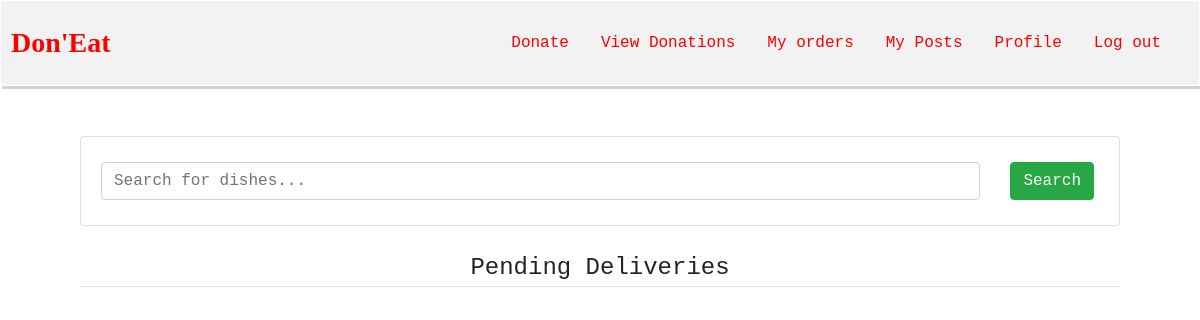
The app's page /pendingDeliveries/ (signed in), older data.
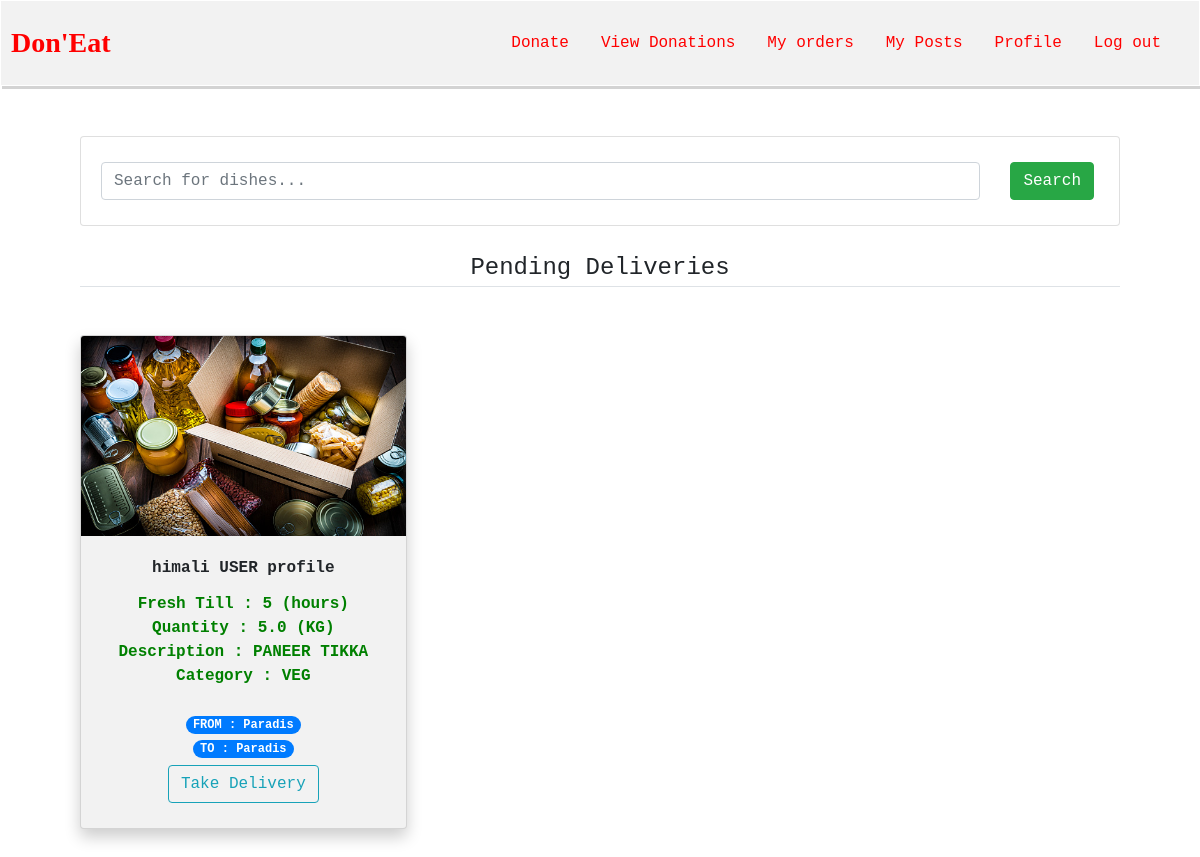
The same page, newer data.
### posts/models.py (models this page shows, shortened)
class Item(models.Model):
    posting_organization = models.ForeignKey(ProfileModel,on_delete=models.CASCADE,null=True,related_name = 'posting_organization')
    ordering_organization = models.ForeignKey(ProfileModel,on_delete=models.CASCADE,null=True,related_name = 'ordering_organization')
    isOrdered = models.BooleanField(default=False,null=True)
    isDelivered = models.BooleanField(default=False,null=True)
    isQualityOK = models.BooleanField(default=False,null=True)
    isQuantityOK = models.BooleanField(default=False,null=True)
    description = models.CharField(max_length=100)
    quantity = models.FloatField()
    category = models.CharField(choices=CATEGORY_CHOICES, default='VEG',null=True,max_length=100)
    image = models.ImageField(default='default.png',upload_to='profile_pics')
    freshTill = models.IntegerField(default=0)
    walletPublicAddress = models.CharField(max_length=50,null=True,default=0)
    deliveredBy = models.ForeignKey(ProfileModel,on_delete=models.CASCADE,null=True,related_name = 'deliveredBy')
    isChecked = models.BooleanField(default=False,null=True)

### users/models.py (models this page shows)
class ProfileModel(models.Model):
    user = models.OneToOneField(User,on_delete=models.CASCADE)
    category = models.CharField(choices=CATEGORY_CHOICES, default='USER',null=True,max_length=100)
    image = models.ImageField(default='default.png',upload_to='profile_pics')
    instituteName = models.CharField(max_length=100,null=True)
    instituteType = models.CharField(choices=ORG_CHOICES, default='Others',null=True,max_length=100)
    location = models.CharField(max_length=100,null=True)
    acceptanceRate = models.FloatField(null=True,default=0)
    walletPublicAddress = models.CharField(max_length=50,null=True,default=0)
    def __str__(self):
        return f'{self.user.username} {self.category} profile'

### posts/views.py (the view)
# urls.py: path('pendingDeliveries/', posts_views.pendingDeliveries, name='pendingDeliveries'),
@login_required
def pendingDeliveries(request):
    ob = ProfileModel.objects.get(user=request.user)
    role = ob.category
    item_objects = Item.objects.all()
    org = ProfileModel.objects.get(user=request.user)
    item_objects = item_objects.filter(isOrdered=True)
    item_objects = item_objects.filter(isDelivered=False)
    item_objects = item_objects.filter(isChecked=False)
    '''#adding search functionality
    if item_name != '' and item_name is not None:
        item_objects = item_objects.filter(title__icontains=item_name)

    #adding pagination
    paginator = Paginator(item_objects,6)
    page = request.GET.get('page')
    item_objects = paginator.get_page(page)'''
    return render(request, 'posts/pendingDeliveries.html', {'item_objects': item_objects,'role':role})

### posts/templates/posts/pendingDeliveries.html (shortened to what this page needs)
{% extends 'posts/base.html' %}
{% block body %}
    <div class="container">
    <div class="row">
        <div class="col-md-12">
            <form class="card card-sm">
                <div class="card-body row no-gutters align-items-center">
                    <div style="padding-right: 25px;" class="col">
                        <input type="search" name="item_name" placeholder="Search for dishes..." class="form-control form-control-borderless">
                    </div>
                    <div class="col-auto">
                        <button class="btn btn-success" type="submit"> Search </button>
                    </div>
                </div>
            </form>
        </div>
    </div>
    <br>
    <legend class="border-bottom mb-4" style="text-align: center;"> Pending Deliveries </legend>
     <br>
    <div class="row">
        {%  for item in item_objects %}
        <div class="col-md-6 col-sm-6 col-lg-4 col-xs-6">
            <div class="card index-card">
                <img height="200px" width="300px" src="{{ item.image.url }}" class="card-img-top">
                <div class="card-body">
                    <div id="name{{ item.id }}" class="card-title">
                        {{ item.posting_organization }}
                    </div>
                    <div class="card-text">
                        <span id="price{{ item.id }}">  Fresh Till : {{ item.freshTill }} (hours) </span> <br>
                        <span id="price{{ item.id }}">  Quantity : {{ item.quantity }} (KG)</span> <br>
                        <span id="price{{ item.id }}">  Description : {{ item.description }} </span> <br>
                        <span id="price{{ item.id }}">  Category : {{ item.category }} </span> <br>
                        <br>
                                <span class="badge badge-pill badge-primary"> FROM : {{ item.posting_organization.location }} </span> <br>
                                <span class="badge badge-pill badge-primary"> TO : {{ item.ordering_organization.location }} </span>
                    </div>
                    <a href="{% url 'verify_donations' item.pk %}" class="btn btn-outline-info"> Take Delivery </a>
                </div>
            </div>
        <br>
        </div>
        {% endfor %}
    </div>
    </div>
{% endblock %}

Row changes from the older to the newer data that the page shows:
now on this page (row edited): Item: image (picture), posting_organization "himali USER profile", freshTill "5", quantity "5.0", description "PANEER TIKKA", category "VEG", posting_organization.location "Paradis", ordering_organization.location "Paradis"
